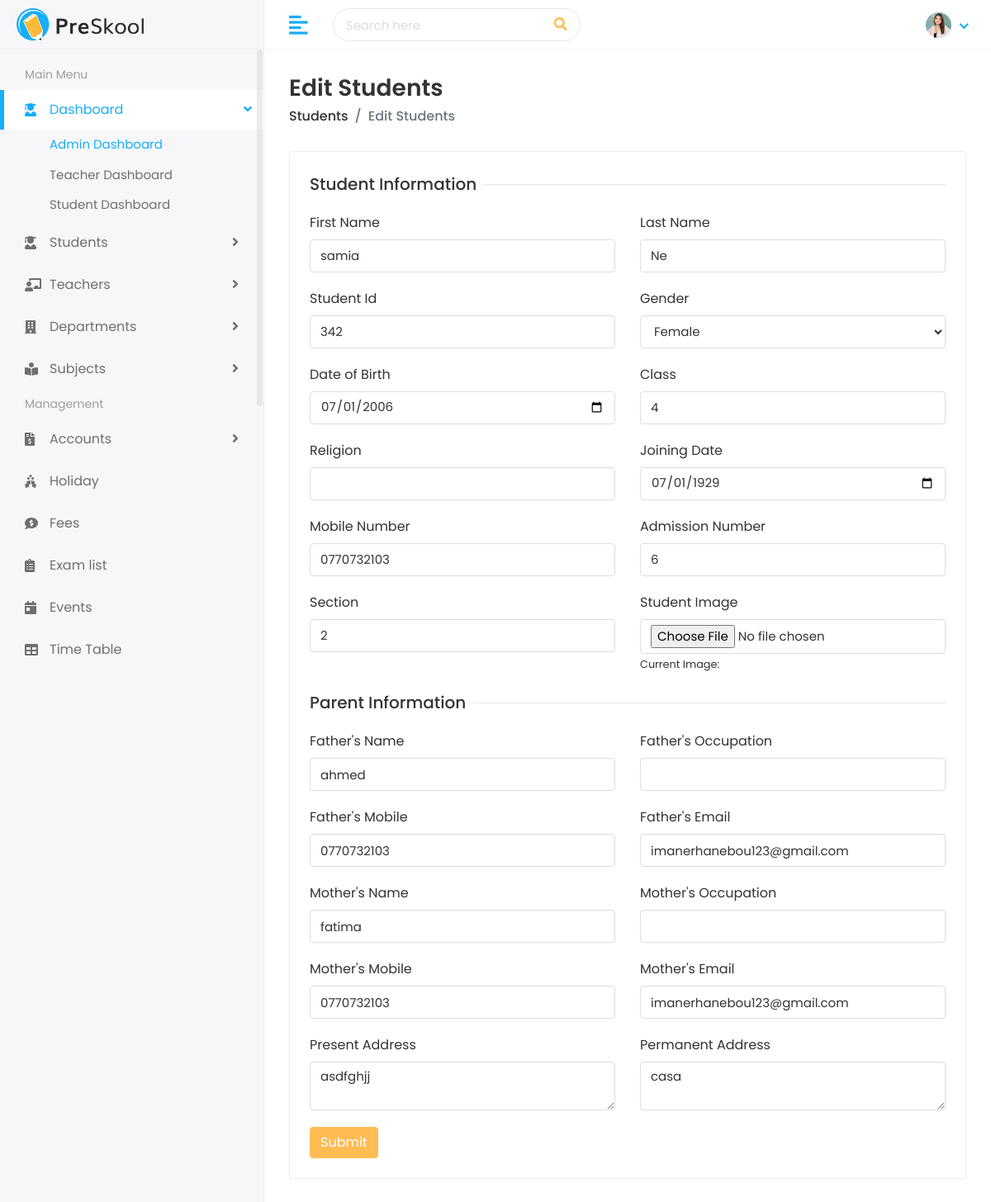
The app's page /student/edit/342/ with its own data.
### student/models.py (models this page shows, shortened)
class Student(models.Model):
 first_name = models.CharField(max_length=100)
 last_name = models.CharField(max_length=100)
 student_id = models.CharField(max_length=20)
 gender = models.CharField(max_length=10,
 choices=[('Male','Male'), ('Female','Female')])
 date_of_birth = models.DateField()
 student_class = models.CharField(max_length=50)
 joining_date = models.DateField()
 mobile_number = models.CharField(max_length=15)
 admission_number = models.CharField(max_length=20)
 section = models.CharField(max_length=10)
 student_image = models.CharField(max_length=500, blank=True, null=True)
 parent = models.OneToOneField(
 Parent, on_delete=models.CASCADE)

class Parent(models.Model):
 father_name = models.CharField(max_length=100)
 father_occupation = models.CharField(max_length=100, blank=True)
 father_mobile = models.CharField(max_length=15)
 father_email = models.EmailField(max_length=100)
 mother_name = models.CharField(max_length=100)
 mother_occupation = models.CharField(max_length=100, blank=True)
 mother_mobile = models.CharField(max_length=15)
 mother_email = models.EmailField(max_length=100)
 present_address = models.TextField()
 permanent_address = models.TextField()

### student/views.py (the view, shortened to what this page needs)
# urls.py: path('edit/<str:student_id>/', views.edit_student, name='edit_student'),
def edit_student(request, student_id):
    student = get_object_or_404(Student, student_id=student_id)
    parent = student.parent
    return render(request, 'students/edit-student.html', {'student': student, 'parent': parent})

### templates/students/edit-student.html (shortened to what this page needs)
{% extends 'base.html' %}
{% load static %}
{% block body %}
<div class="page-wrapper">
    <div class="content container-fluid">
        <div class="page-header">
            <div class="row align-items-center">
                <div class="col">
                    <h3 class="page-title">Edit Students</h3>
                    <ul class="breadcrumb">
                        <li class="breadcrumb-item"><a href="/students">Students</a></li>
                        <li class="breadcrumb-item active">Edit Students</li>
                    </ul>
                </div>
            </div>
        </div>
        <div class="row">
            <div class="col-sm-12">
                <div class="card">
                    <div class="card-body">
                        <form method="POST" enctype="multipart/form-data">
                            <div class="row">
                                <div class="col-12">
                                    <h5 class="form-title"><span>Student Information</span></h5>
                                </div>
                                <div class="col-12 col-sm-6">
                                    <div class="form-group">
                                        <label>First Name</label>
                                        <input type="text" name="first_name" class="form-control" value="{{ student.first_name }}">
                                    </div>
                                </div>
                                <div class="col-12 col-sm-6">
                                    <div class="form-group">
                                        <label>Last Name</label>
                                        <input type="text" name="last_name" class="form-control" value="{{ student.last_name }}">
                                    </div>
                                </div>
                                <div class="col-12 col-sm-6">
                                    <div class="form-group">
                                        <label>Student Id</label>
                                        <input type="text" name="student_id" class="form-control" value="{{ student.student_id }}">
                                    </div>
                                </div>
                                <div class="col-12 col-sm-6">
                                    <div class="form-group">
                                        <label>Gender</label>
                                        <select name="gender" class="form-control">
                                            <option value="Female" {% if student.gender == 'Female' %}selected{% endif %}>Female</option>
                                        </select>
                                    </div>
                                </div>
                                <div class="col-12 col-sm-6">
                                    <div class="form-group">
                                        <label>Date of Birth</label>
                                        <input type="date" name="date_of_birth" class="form-control" value="{{ student.date_of_birth|date:'Y-m-d' }}">
                                    </div>
                                </div>
                                <div class="col-12 col-sm-6">
                                    <div class="form-group">
                                        <label>Class</label>
                                        <input type="text" name="student_class" class="form-control" value="{{ student.student_class }}">
                                    </div>
                                </div>
                                <div class="col-12 col-sm-6">
                                    <div class="form-group">
                                        <label>Religion</label>
                                        <input type="text" name="religion" class="form-control" value="{{ student.religion }}">
                                    </div>
                                </div>
                                <div class="col-12 col-sm-6">
                                    <div class="form-group">
                                        <label>Joining Date</label>
                                        <input type="date" name="joining_date" class="form-control" value="{{ student.joining_date|date:'Y-m-d' }}">
                                    </div>
                                </div>
                                <div class="col-12 col-sm-6">
                                    <div class="form-group">
                                        <label>Mobile Number</label>
                                        <input type="text" name="mobile_number" class="form-control" value="{{ student.mobile_number }}">
                                    </div>
                                </div>
                                <div class="col-12 col-sm-6">
                                    <div class="form-group">
                                        <label>Admission Number</label>
                                        <input type="text" name="admission_number" class="form-control" value="{{ student.admission_number }}">
                                    </div>
                                </div>
                                <div class="col-12 col-sm-6">
                                    <div class="form-group">
                                        <label>Section</label>
                                        <input type="text" name="section" class="form-control" value="{{ student.section }}">
                                    </div>
                                </div>
                                <div class="col-12 col-sm-6">
                                    <div class="form-group">
                                        <label>Student Image</label>
                                        <input type="file" name="student_image" class="form-control">
                                        <small>Current Image: {{ student.student_image.url }}</small>
                                    </div>
                                </div>
                                <div class="col-12">
                                    <h5 class="form-title"><span>Parent Information</span></h5>
                                </div>
                                <div class="col-12 col-sm-6">
                                    <div class="form-group">
                                        <label>Father's Name</label>
                                        <input type="text" name="father_name" class="form-control" value="{{ parent.father_name }}">
                                    </div>
                                </div>
                                <div class="col-12 col-sm-6">
                                    <div class="form-group">
                                        <label>Father's Occupation</label>
                                        <input type="text" name="father_occupation" class="form-control" value="{{ parent.father_occupation }}">
                                    </div>
                                </div>
                                <div class="col-12 col-sm-6">
                                    <div class="form-group">
                                        <label>Father's Mobile</label>
                                        <input type="text" name="father_mobile" class="form-control" value="{{ parent.father_mobile }}">
                                    </div>
                                </div>
                                <div class="col-12 col-sm-6">
                                    <div class="form-group">
                                        <label>Father's Email</label>
                                        <input type="email" name="father_email" class="form-control" value="{{ parent.father_email }}">
                                    </div>
                                </div>
                                <div class="col-12 col-sm-6">
                                    <div class="form-group">
                                        <label>Mother's Name</label>
                                        <input type="text" name="mother_name" class="form-control" value="{{ parent.mother_name }}">
                                    </div>
                                </div>
                                <div class="col-12 col-sm-6">
                                    <div class="form-group">
                                        <label>Mother's Occupation</label>
                                        <input type="text" name="mother_occupation" class="form-control" value="{{ parent.mother_occupation }}">
                                    </div>
                                </div>
                                <div class="col-12 col-sm-6">
                                    <div class="form-group">
                                        <label>Mother's Mobile</label>
                                        <input type="text" name="mother_mobile" class="form-control" value="{{ parent.mother_mobile }}">
                                    </div>
                                </div>
                                <div class="col-12 col-sm-6">
                                    <div class="form-group">
                                        <label>Mother's Email</label>
                                        <input type="email" name="mother_email" class="form-control" value="{{ parent.mother_email }}">
                                    </div>
                                </div>
                                <div class="col-12 col-sm-6">
                                    <div class="form-group">
                                        <label>Present Address</label>
                                        <textarea name="present_address" class="form-control">{{ parent.present_address }}</textarea>
                                    </div>
                                </div>
                                <div class="col-12 col-sm-6">
                                    <div class="form-group">
                                        <label>Permanent Address</label>
                                        <textarea name="permanent_address" class="form-control">{{ parent.permanent_address }}</textarea>
                                    </div>
                                </div>
                                <div class="col-12">
                                    <button type="submit" class="btn btn-primary">Submit</button>
                                </div>
                            </div>
                        </form>
                    </div>
                </div>
            </div>
        </div>
    </div>
</div>
{% endblock %}

### static/assets/css/style.css (style rules this page uses)
html { height: 100%; }
body { background-color: #fff; color: #333; font-family: 'Poppins', sans-serif; font-size: 1rem; height: 100%; line-height: 1.5; overflow-x: hidden; }
h1, h2, h3, h4, h5, h6 { font-family: 'Poppins', sans-serif; margin-top: 0; }
.form-control { border: 1px solid #ddd; box-shadow: none; color: #333; font-size: 15px; height: 40px; }
input, input:focus, button, button:focus { outline: none; }
input[type="file"] { height: auto; min-height: calc(1.5em + .75rem + 2px); }
input[type=text], input[type=password] { -webkit-appearance: none; -moz-appearance: none; appearance: none; }
textarea.form-control { resize: vertical; }
.form-group { margin-bottom: 1.25rem; }
ul, ol { padding: 0px; list-style: none; }
.btn-primary { background-color: #FFBC53; border: 1px solid #FFBC53; }
.card { border: 1px solid #ececf5; box-shadow: 0 1px 3px 0 rgba(0, 0, 0, 0.03); margin-bottom: 1.875rem; }
.card-body { padding: 1.5rem; }
.page-wrapper { margin-left: 320px; padding-top: 60px; position: relative; transition: all 0.4s ease; }
.page-wrapper > .content { padding: 1.875rem 1.875rem 0; }
.page-header { margin-bottom: 1.875rem; }
.page-header .breadcrumb { background-color: transparent; color: #6c757d; font-size: 1rem; font-weight: 500; margin-bottom: 0; padding: 0; }
.page-header .breadcrumb a { color: #333; }
.page-title { font-size: 28px; font-weight: 600; color: #333; margin-bottom: 5px; }
.form-title { width: 100%; max-width: 100%; padding: 0; font-size: 1.25rem; font-weight: 500; line-height: inherit; color: #333; white-space: normal; position: relative; display: block; margin-bottom: 20px; }
.form-title:before { content: ""; position: absolute; left: 0px; right: 0px; height: 1px; top: 50%; background-color: rgba(0, 0, 0, 0.1); }
.form-title span { padding: 0px 0.5rem 0 0; background-color: #fff; display: inline-block; z-index: 2; position: relative; }

### records on screen
Student: first_name "samia", last_name "Ne", student_id "342", gender "Female", date_of_birth "07/01/2006", student_class "4", joining_date "07/01/1929", mobile_number "0770732103", admission_number "6", section "2"
Parent: father_name "ahmed", father_mobile "0770732103", father_email "imanerhanebou123@gmail.com", mother_name "fatima", mother_mobile "0770732103", mother_email "imanerhanebou123@gmail.com", present_address "asdfghjj", permanent_address "casa"
